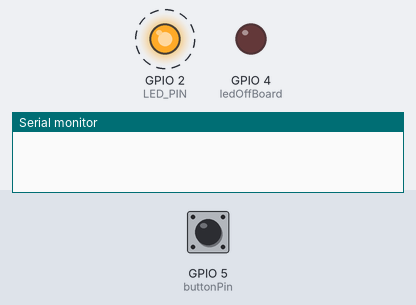
The sketch below on a simulated ESP32. Parts: output pins drawn as LEDs (lit = HIGH), the last lines printed to the serial monitor. Dashed ring = blinking. Inputs (shaded band) come from the test bench; at power-on: GPIO 5 (buttonPin) HIGH.

Above: at 6.8 s.
6.9 s: GPIO 5 (buttonPin) pulled LOW for 2.6 s
At 8.8 s:
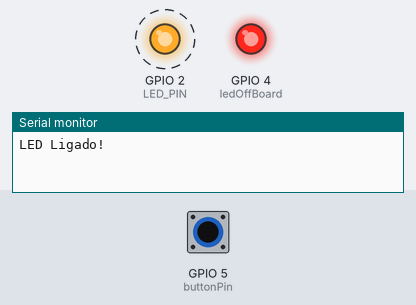
Timing chart, 0 to 17.0 s (numbered marks = the images above; inputs shaded):
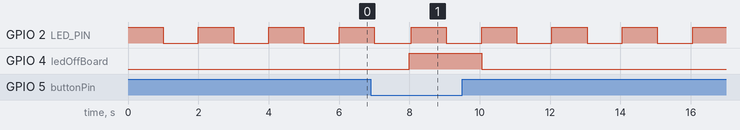

Measured:
- after the input at 6.9 s, GPIO 4 (ledOffBoard): LOW → HIGH after 1.1 s, → LOW 2.1 s later
- by itself, GPIO 2 (LED_PIN): alternates HIGH for 1.0 s and LOW for 1.0 s

The sketch:

sketch.ino
```cpp
#define LED_PIN 2
const int ledOffBoard = 4;
const int buttonPin = 5;


bool lastButtonState = HIGH;
bool currentButtonState;

void setup() {
    Serial.begin(115200);
    pinMode(LED_PIN, OUTPUT);
    pinMode(ledOffBoard, OUTPUT);
    pinMode(buttonPin, INPUT_PULLUP);
}

void loop() {

    digitalWrite(LED_PIN, HIGH);
    delay(1000);
    digitalWrite(LED_PIN, LOW);
    delay(1000);

    currentButtonState = digitalRead(buttonPin);

    if (lastButtonState == HIGH && currentButtonState == LOW) {

        digitalWrite(ledOffBoard, HIGH);
        Serial.println("LED Ligado!");

        delay(50);
    } else if (lastButtonState == LOW && currentButtonState == HIGH){
       digitalWrite(ledOffBoard, LOW);
       Serial.println("LED Desligado");
    }

    lastButtonState = currentButtonState;
}
```
